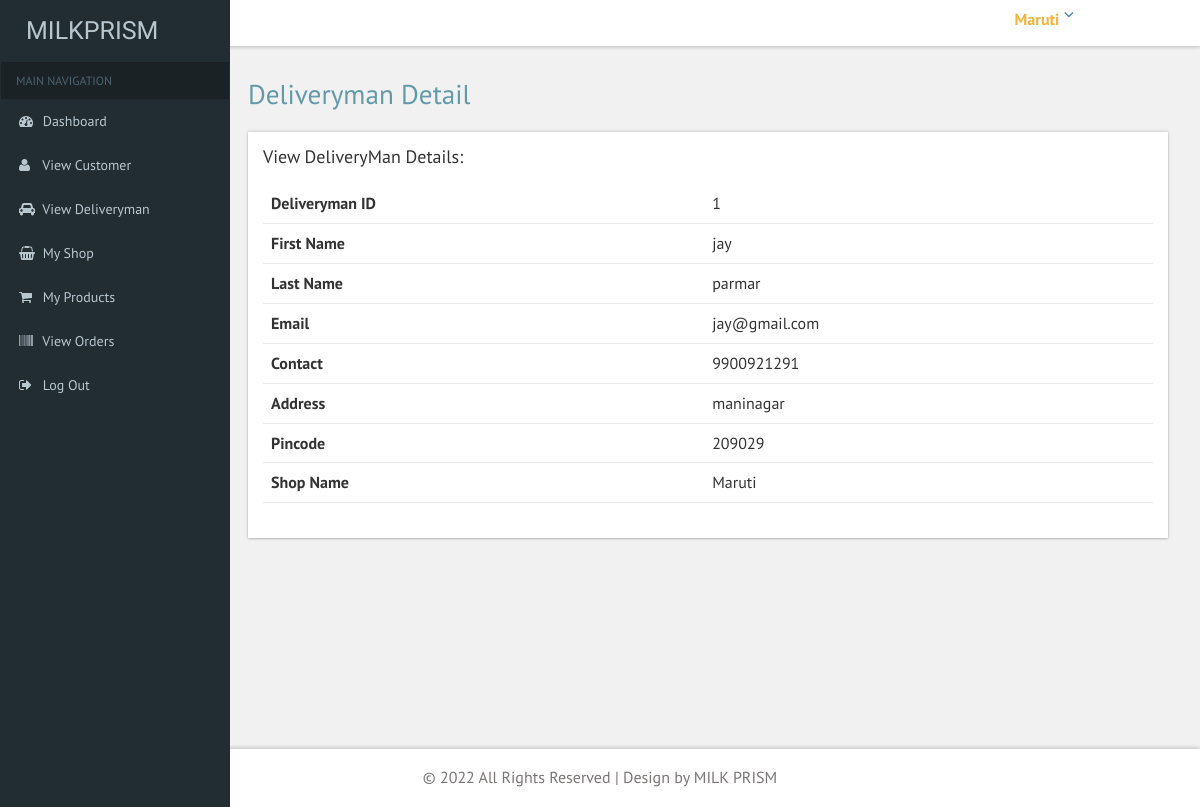
Page /Shopkeeper/deliveryman_detail.php?detail=1 (signed in) on the committed database.
### tables this page shows
CREATE TABLE `shop` (
  `shop_id` int(11) NOT NULL,
  `shop_name` varchar(50) NOT NULL,
  `shop_email` varchar(50) NOT NULL,
  `shop_contact` bigint(10) NOT NULL,
  `shop_address` text NOT NULL,
  `city_id` int(11) NOT NULL,
  `area_id` int(11) NOT NULL,
  `pincode` int(11) NOT NULL,
  `shopkeeper_name` varchar(100) NOT NULL,
  `shopkeeper_contact` bigint(10) NOT NULL,
  `shop_image` varchar(50) NOT NULL,
  `status` int(11) NOT NULL,
  `registration_date` date NOT NULL,
  `password` varchar(50) NOT NULL
);

CREATE TABLE `deliveryman` (
  `deliveryman_id` int(11) NOT NULL,
  `fname` varchar(30) NOT NULL,
  `lname` varchar(30) NOT NULL,
  `email` varchar(50) NOT NULL,
  `contact` bigint(10) NOT NULL,
  `address` text NOT NULL,
  `pincode` int(11) NOT NULL,
  `password` varchar(50) NOT NULL,
  `reg_date` date NOT NULL,
  `shop_id` int(11) NOT NULL
);

### Shopkeeper/deliveryman_detail.php (the view, shortened to what this page needs)
<?php
include "common/connection.php";
$id = $_GET["detail"];
$category = $con->query("select * from deliveryman where deliveryman_id='$id'");
$customer = $category->fetch_object();
$city = $con->query("select * from shop where shop_id='$customer->shop_id'");
$shop = $city->fetch_object();
?>
<!DOCTYPE HTML>
<html>
<head>
<link href="css/bootstrap.css" rel='stylesheet' type='text/css' />
<link href="css/style.css" rel='stylesheet' type='text/css' />
<link href="css/font-awesome.css" rel="stylesheet">
 <link href='css/SidebarNav.min.css' media='all' rel='stylesheet' type='text/css'/>
<link href="css/custom.css" rel="stylesheet">
</head>
<body class="cbp-spmenu-push">
	<div class="main-content">
	<div class="cbp-spmenu cbp-spmenu-vertical cbp-spmenu-left" id="cbp-spmenu-s1">
		<aside class="sidebar-left">
      <?php include "common/sidebar.php"; ?>
    </aside>
	</div>
		<?php include "common/header.php"; ?>
		<div id="page-wrapper">
			<div class="main-page">
				<h2 class="title1">Deliveryman Detail</h2>
					<div class="panel-body widget-shadow">
						<h4 style="padding-bottom: 1em;">View DeliveryMan Details:</h4>
						<table class="table">
								<tr>
								  <th>Deliveryman ID</th>
								  <td><?php echo "$customer->deliveryman_id"; ?></td>
								</tr>
								<tr>
								  <th>First Name</th>
								  <td><?php echo "$customer->fname"; ?></td>
								</tr>
								<tr>
								  <th>Last Name</th>
								  <td><?php echo "$customer->lname"; ?></td>
								</tr>
								<tr>
								  <th>Email</th>
								  <td><?php echo "$customer->email"; ?></td>
								</tr>
								<tr>
								  <th>Contact</th>
								  <td><?php echo "$customer->contact"; ?></td>
								</tr>
								<tr>
								  <th>Address</th>
								  <td><?php echo "$customer->address"; ?></td>
								</tr>
								<tr>
								  <th>Pincode</th>
								  <td><?php echo "$customer->pincode"; ?></td>
								</tr>
								<tr>
								  <th>Shop Name</th>
								  <td><?php echo "$shop->shop_name"; ?></td>
								</tr>
						</table>
					</div>
			</div>
		</div>
		<?php include "common/footer.php"; ?>
	</div>
</body>
</html>

### Shopkeeper/common/header.php (shortened to what this page needs)
<?php
include "connection.php";
$id = $_SESSION["shop_id"];
$admin = $con->query("select * from shop where shop_id='$id'");
$row = $admin->fetch_object();
?>
<div class="sticky-header header-section ">
			<div class="header-right">
				<div class="profile_details">
					<ul>
						<li class="dropdown profile_details_drop">
							<a href="#" class="dropdown-toggle" data-toggle="dropdown" aria-expanded="false">
								<div class="profile_img">
									<div class="user-name">
										<p><?php echo "$row->shop_name";?></p>
									</div>
									<i class="fa fa-angle-down"></i>
								</div>
							</a>
						</li>
					</ul>
				</div>
				<div class="clearfix"> </div>
			</div>
			<div class="clearfix"> </div>
		</div>

### Shopkeeper/css/custom.css (style rules this page uses)
#page-wrapper { padding:5em 2em 2.5em; background-color: #F1F1F1; }

### rows in the picture
shop: shop_name "Maruti"
deliveryman: deliveryman_id "1", fname "jay", lname "parmar", email "jay@gmail.com", contact "9900921291", address "maninagar", pincode "209029"
